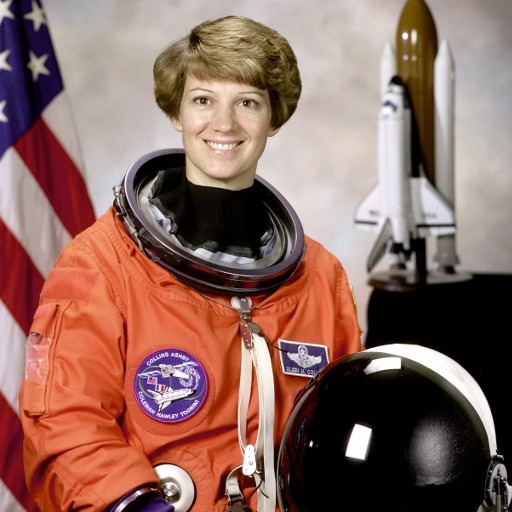
#> input picture spike/browser-speed/astronaut.jpg, 512 x 512 px
$ python prepare.py
#> lines starting #> are read from the running program, lines starting #| are printed output that depends on the picture
#!/usr/bin/env python3
"""Browser speed spike, step 1: make a test set and fetch the browser libraries.

The test set is synthetic: phone-sized pictures (12 MP) built from the public-domain NASA portrait
astronaut.jpg (from scikit-image), as JPEG and HEIC with EXIF. It never reads your photos.
The libraries come from the npm registry and are checked against fixed SHA-256 sums.
Run it from the repo root with the picker's environment:  python spike/browser-speed/prepare.py
"""
import os, io, json, random, hashlib, tarfile, urllib.request, datetime
import numpy as np
from PIL import Image, ImageFilter
import pillow_heif

HERE = os.path.dirname(os.path.abspath(__file__))
SET = os.path.join(HERE, "testset")
VENDOR = os.path.join(HERE, "vendor")
N = int(os.environ.get("SPIKE_N", 24))

# npm package -> (sha256 of the tarball, files to keep)
PACKAGES = {
    "onnxruntime-web/-/onnxruntime-web-1.22.0.tgz": ("e293551f9d36d003e293d0f2937fee7b3dfdcef76d71d1449b55e2d4157c7aea", [
        "dist/ort.wasm.min.mjs", "dist/ort-wasm-simd-threaded.mjs", "dist/ort-wasm-simd-threaded.wasm",
        "dist/ort.webgpu.min.mjs", "dist/ort-wasm-simd-threaded.jsep.mjs", "dist/ort-wasm-simd-threaded.jsep.wasm"]),
    "libheif-js/-/libheif-js-1.23.5.tgz": ("d0bfe7198bd624c524cef8ccf78e15ceb42683c87598c64c2e13ced0d8680932", ["libheif-wasm/libheif-bundle.mjs"]),
    "exifr/-/exifr-7.1.3.tgz": ("cf2515f5eed3a60ed33d5d4ad709af6acbe5d69a36e0d36924d80cb8b66a0dc2", ["dist/full.esm.mjs"]),
}


def fetch_vendor():
    for path, (sha, keep) in PACKAGES.items():
        name = path.split("/")[0]
        dest = os.path.join(VENDOR, name)
        if all(os.path.exists(os.path.join(dest, os.path.basename(k))) for k in keep):
            continue
        url = "https://registry.npmjs.org/" + path
        print("Downloading", url)
        data = urllib.request.urlopen(url, timeout=120).read()
        got = hashlib.sha256(data).hexdigest()
        if got != sha:
            raise SystemExit("Checksum mismatch for %s: %s" % (path, got))
        os.makedirs(dest, exist_ok=True)
        with tarfile.open(fileobj=io.BytesIO(data), mode="r:gz") as t:
            for k in keep:
                with open(os.path.join(dest, os.path.basename(k)), "wb") as o:
                    o.write(t.extractfile("package/" + k).read())
#> (the call stopped at in fetch_vendor, `data = urllib.request.urlopen(url, timeout=120).read()`: the network is not available in this run)


def background(rng, w, h):
    """Smooth colour fields plus fine grain, so JPEG and HEIC sizes look like phone photos."""
    small = rng.integers(0, 255, (6, 8, 3), dtype=np.uint8)
    im = Image.fromarray(small).resize((w, h), Image.BICUBIC)
    a = np.asarray(im).astype(np.int16)
    a += rng.integers(-18, 18, (h, w, 1), dtype=np.int16)
    return Image.fromarray(np.clip(a, 0, 255).astype(np.uint8))


def exif_for(i, rng):
    ex = Image.Exif()
    t = datetime.datetime(2025, 12, 1) + datetime.timedelta(days=i * 14, hours=int(rng.integers(8, 20)))
    ex[0x010F] = "Spike"          # Make
    ex[0x0110] = "Synthetic 12MP"  # Model
    ifd = ex.get_ifd(0x8769)
    ifd[0x9003] = t.strftime("%Y:%m:%d %H:%M:%S")   # DateTimeOriginal
    if i % 2 == 0:
        gps = ex.get_ifd(0x8825)
        gps[1], gps[2] = "N", (48.0, 18.0, 0.0)
        gps[3], gps[4] = "E", (14.0, 17.0, 0.0)
    return ex


def make_set():
    if os.path.exists(os.path.join(SET, "manifest.json")):
        print("Test set exists:", SET)
        return
    rng = np.random.default_rng(7)
    random.seed(7)
    face = Image.open(os.path.join(HERE, "astronaut.jpg")).convert("RGB").crop((120, 10, 330, 240))
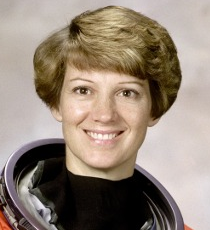
#> face: PIL image 210x230 RGB; mean R, G, B 149.1, 134.3, 120.8
    os.makedirs(os.path.join(SET, "jpeg"), exist_ok=True)
    os.makedirs(os.path.join(SET, "heic"), exist_ok=True)
    files = []
    for i in range(N):
        w, h = (4032, 3024) if i % 3 else (3024, 4032)
        im = background(rng, w, h)
        faces = [0, 1, 2, 3, 5][i % 5]
        for _ in range(faces):
            s = float(rng.uniform(1.2, 5.5))
            f = face.resize((int(face.width * s), int(face.height * s)), Image.LANCZOS)
            x = int(rng.integers(0, w - f.width)); y = int(rng.integers(0, h - f.height))
            im.paste(f, (x, y))
        if i % 6 == 5:
            im = im.filter(ImageFilter.GaussianBlur(6))   # a blurry one
        ex = exif_for(i, rng)
        jp = "jpeg/%02d.jpg" % i
        im.save(os.path.join(SET, jp), quality=90, exif=ex.tobytes())
        hp = "heic/%02d.heic" % i
        pillow_heif.from_pillow(im).save(os.path.join(SET, hp), quality=80, exif=ex.tobytes())
        files.append({"jpeg": jp, "heic": hp, "faces_pasted": faces})
        print("\r%d of %d test pictures" % (i + 1, N), end="", flush=True)
#> this loop made 1 pass
#> pass 1, in background, `im = Image.fromarray(small).resize((w, h), Image.BICUBIC)`:
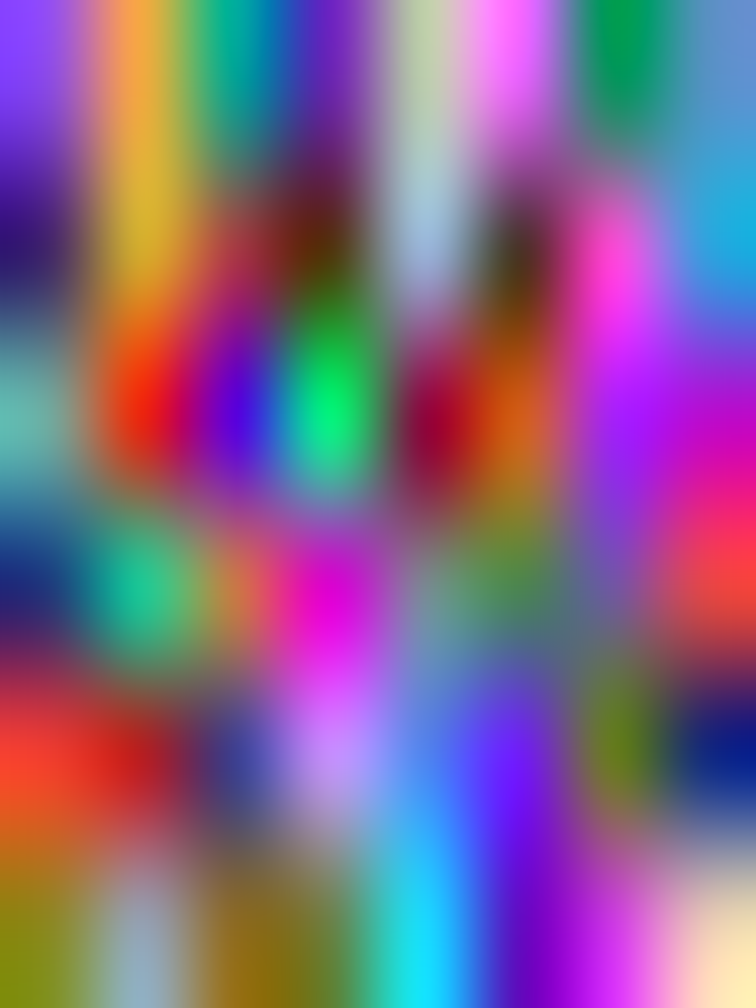
#> im: PIL image 3024x4032 RGB (shown at 1/4 size); mean R, G, B 131.1, 100.9, 137.6
#> after the loop, files = []
    print()
    json.dump({"files": files}, open(os.path.join(SET, "manifest.json"), "w"), indent=1)


# Two real iPhone HEIC files from exifr's test fixtures (MIT), for decoding speed and EXIF of real files
IPHONE = {
    "heic-iphone7.heic": "599f04081cac8d3682a0f06a46f892744beb86356fb2b74f0afc79414272fdba",
    "heic-iphone.heic": "4a77750547ae1d54bd009ac037b48307b20322cff5ed1fde55ac289469350a0b",
}


def fetch_iphone():
    man_path = os.path.join(SET, "manifest.json")
    man = json.load(open(man_path))
    if man.get("iphone"):
        return
    os.makedirs(os.path.join(SET, "iphone"), exist_ok=True)
    for name, sha in IPHONE.items():
        url = "https://raw.githubusercontent.com/MikeKovarik/exifr/master/test/fixtures/" + name
        print("Downloading", url)
        data = urllib.request.urlopen(url, timeout=120).read()
        if hashlib.sha256(data).hexdigest() != sha:
            raise SystemExit("Checksum mismatch for " + name)
        open(os.path.join(SET, "iphone", name), "wb").write(data)
    man["iphone"] = ["iphone/" + n for n in IPHONE]
    json.dump(man, open(man_path, "w"), indent=1)


if __name__ == "__main__":
    fetch_vendor()
    make_set()
#> (the call stopped at in make_set, `pillow_heif.from_pillow(im).save(os.path.join(SET, hp), quality=80, ex..`: pillow_heif is not available in this run)
#> (the run stopped early here; a loop or call above may not have finished)
